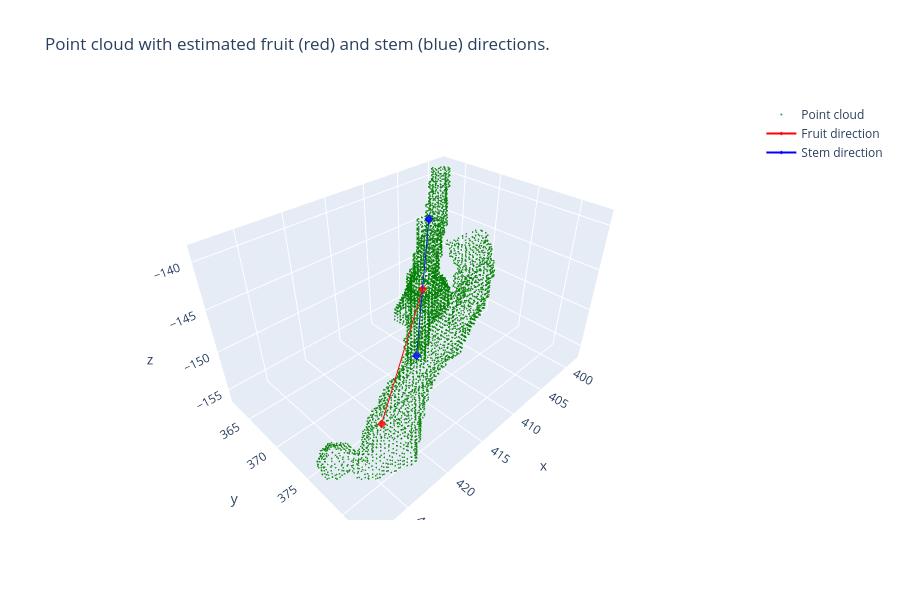

Here is the notebook cell this chart was saved with:
### Code cell
x, y, z = np.array(pcd.points).T
fig = go.Figure(data=[go.Scatter3d(x=x, y=y, z=z, mode="markers", name="Point cloud",
                                   marker=dict(size=1, color='green', opacity=0.8))])

# Add best fit line as red points:
linepts = fruit_dir * np.mgrid[0:20:2j][:, np.newaxis] + stem_mean
x, y, z = linepts.T
fig.add_scatter3d(x=x, y=y, z=z, mode="markers+lines", name="Fruit direction",
                  marker=dict(color='red', size=3, opacity=0.8, symbol="diamond"))

# Add best fit line as blue points:
mini = euclidean(stem_mean, stem_points[0])  # distance to the lowest stem point
maxi = euclidean(stem_mean, stem_points[-1])  # distance to the highest stem point
linepts = stem_dir * np.mgrid[-mini:maxi:2j][:, np.newaxis] + stem_mean
x, y, z = linepts.T
fig.add_scatter3d(x=x, y=y, z=z, mode="markers+lines",name="Stem direction",
                  marker=dict(color='blue', size=3, opacity=0.8, symbol="diamond"))

fig.update_layout(height=600, title="Point cloud with estimated fruit (red) and stem (blue) directions.",
                  showlegend=True)
fig.update_scenes(aspectmode='data')

fig.show()

### Figure 1 — Plotly figure (JSON) as saved in the notebook; plotly's stock layout.template omitted (floating-point values rounded to 4 significant figures; data arrays with more than 128 entries replaced by an {"elided": "..."} marker saying what was removed)
{"data": [{"marker": {"color": "green", "opacity": 0.8, "size": 1}, "mode": "markers", "name": "Point cloud", "type": "scatter3d", "x": {"elided": "5766 float values"}, "y": {"elided": "5766 float values"}, "z": {"elided": "5766 float values"}}, {"marker": {"color": "red", "opacity": 0.8, "size": 3, "symbol": "diamond"}, "mode": "markers+lines", "name": "Fruit direction", "type": "scatter3d", "x": [410.6, 426.8], "y": [371.0, 382.7], "z": [-146.9, -145.5]}, {"marker": {"color": "blue", "opacity": 0.8, "size": 3, "symbol": "diamond"}, "mode": "markers+lines", "name": "Stem direction", "type": "scatter3d", "x": [410.9, 410.4], "y": [370.4, 371.5], "z": [-156.1, -138.9]}], "layout": {"height": 600, "scene": {"aspectmode": "data"}, "showlegend": true, "title": {"text": "Point cloud with estimated fruit (red) and stem (blue) directions."}}}
